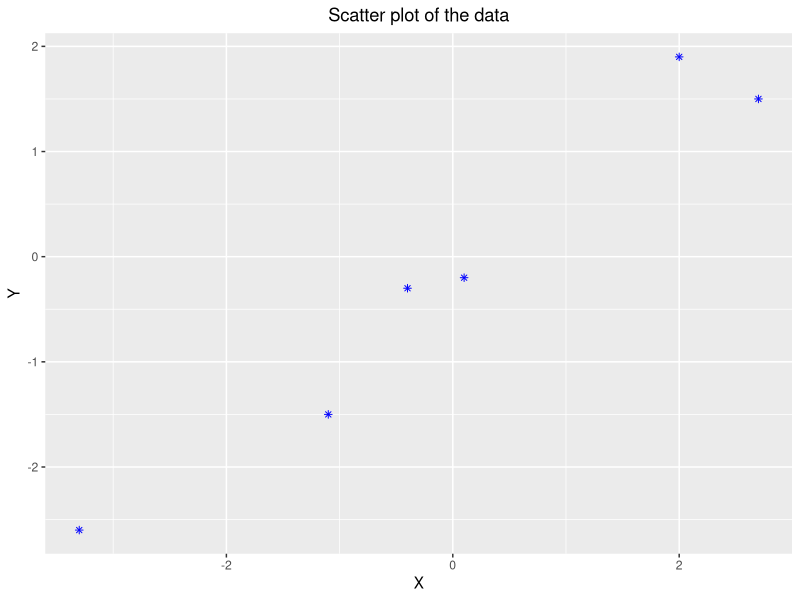
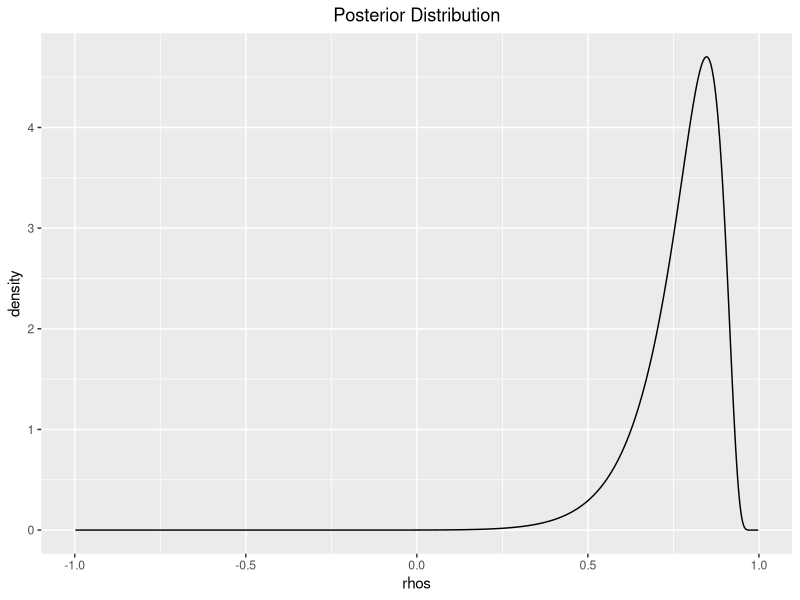
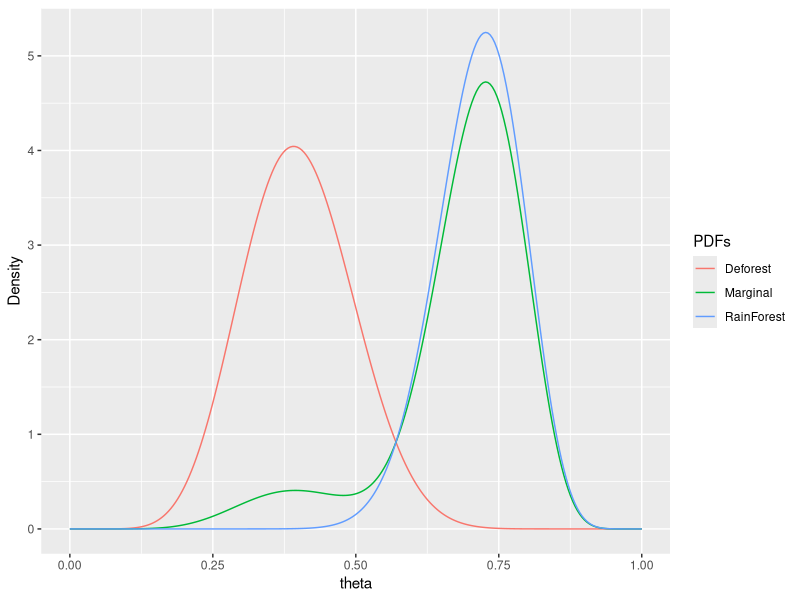
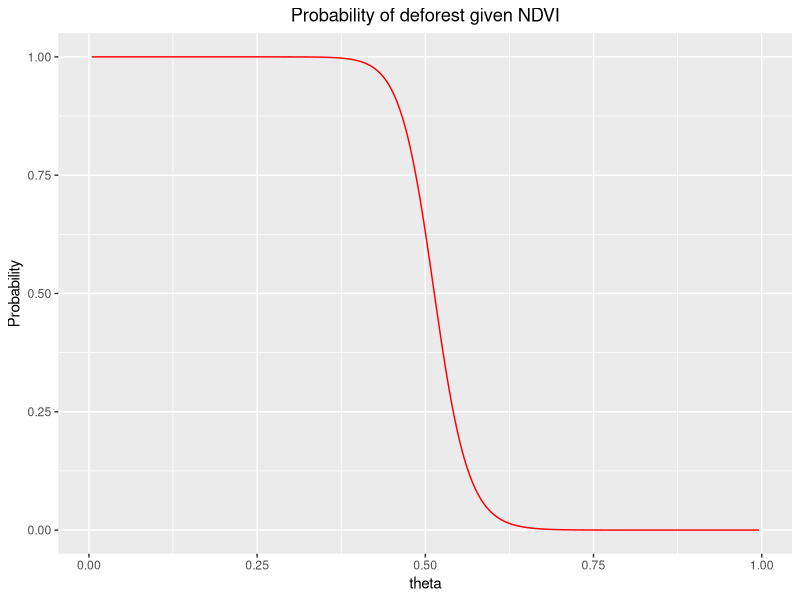
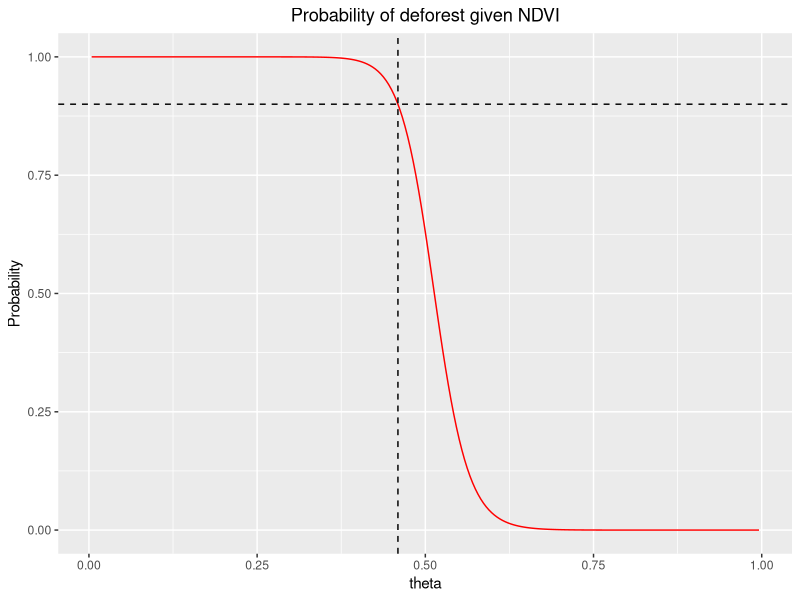
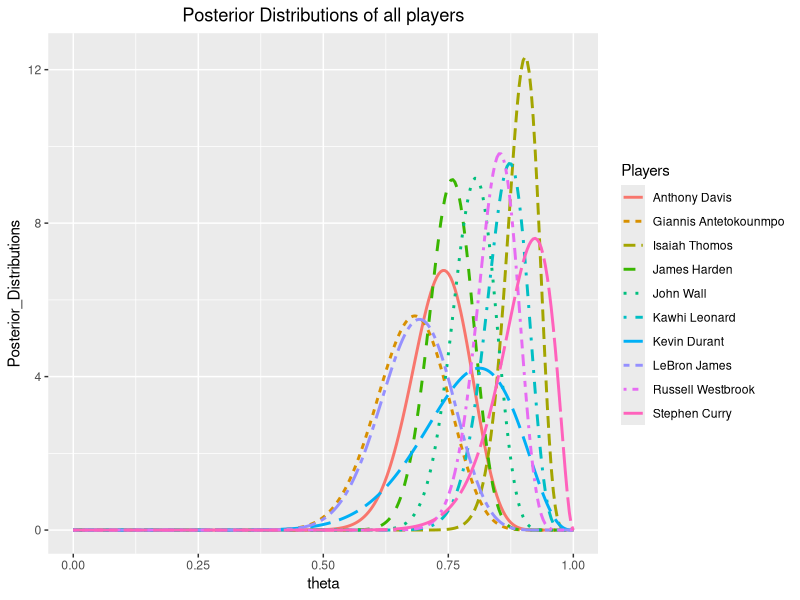
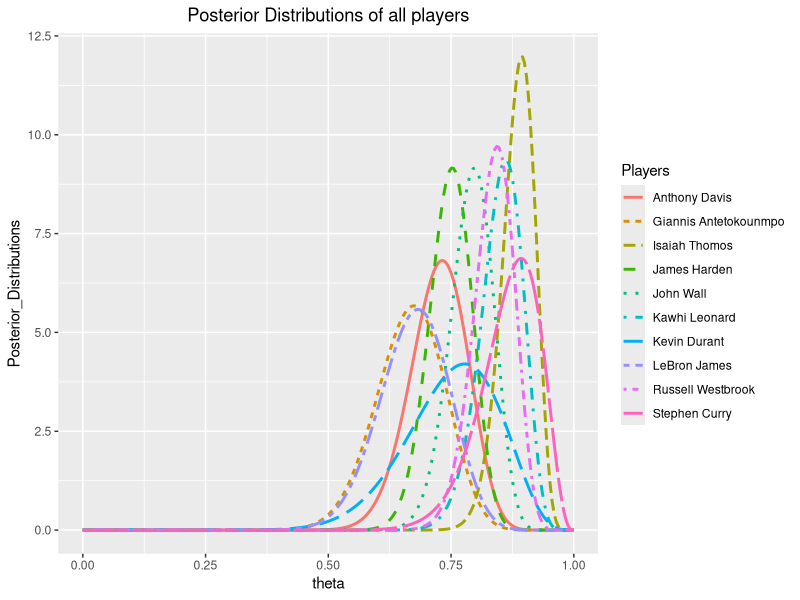

These figures' R source, in order:
## ---- chunk 1
library(tibble)
library(ggplot2)
library(tidyr)
library(dplyr)
## ---- chunk 2
df<-data.frame(X=c(-3.3, 0.1, -1.1, 2.7, 2.0, -0.4), Y=c(-2.6, -0.2, -1.5, 1.5, 1.9, -0.3))
df%>%
  ggplot(aes(x=X, y=Y))+
  geom_point(shape = 8, colour="blue")+
  theme(plot.title = element_text(hjust = 0.5))+
  ggtitle("Scatter plot of the data")
## ---- chunk 3
sum(df^2)
sum(df$X*df$Y)
## ---- chunk 4
post<-function(rho){1/(1-rho^2)^3*exp(-(38.56-rho*36.36)/(2-2*rho^2))}
# normalization factor
int_val<-integrate(post, lower = -1, upper = 1)$value
# since rho is between -1, 1 take sequence between this points, 
rhos <- seq(-1,1, length.out=1000)
# posterior distribution values
data.frame(rhos, density = sapply(rhos, post)/int_val)%>%
  filter(!is.na(density))%>%
  ggplot(aes(x=rhos,y=density))+
  geom_line()+theme(plot.title = element_text(hjust = 0.5))+
  ggtitle("Posterior Distribution")

## ---- chunk 5
# since beta distribution is between 0 and 1 we take value at [0,1]
theta = seq(from = 0, to = 1, length.out = 250)
data.frame(theta, RainForest = sapply(theta, dbeta, 25,10), 
           Deforest = sapply(theta, dbeta, 10,15))%>%
  mutate(Marginal = .9*RainForest +.1*Deforest)%>%
  gather(PDFs,Density, RainForest, Deforest,Marginal) %>%
  ggplot(aes(x = theta, y = Density, colour = PDFs ))+
  geom_line()
## ---- chunk 6
data.frame(theta, num = .1*sapply(theta, dbeta,10,15), 
           denom = .9*sapply(theta, dbeta,25,10) +.1*sapply(theta, dbeta,10,15))%>%
  mutate(Probability = num/denom)%>%
  filter(!is.na(Probability))%>%
  ggplot(aes(x=theta, y=Probability))+
  geom_line(colour = "red")+theme(plot.title = element_text(hjust = 0.5))+
  ggtitle("Probability of deforest given NDVI")
  
## ---- chunk 7
# since probability at end points are not defined I added machine epsilon to the left
# end point and subtracted it from upper end point of the interval [0,1].
uniroot(function(x) (.1*dbeta(x,10,15)/(.1*dbeta(x,10,15)+.9*dbeta(x,25,10))-.9), 
        lower = 0+1e-16, upper = 1-1e-16, tol = 1e-9)$root
## ---- chunk 8
data.frame(theta, num = .1*sapply(theta, dbeta,10,15), 
           denom = .9*sapply(theta, dbeta,25,10) +.1*sapply(theta, dbeta,10,15))%>%
  mutate(Probability = num/denom)%>%
  filter(!is.na(Probability))%>%
  ggplot(aes(x=theta, y=Probability))+
  geom_line(colour = "red")+theme(plot.title = element_text(hjust = 0.5))+
  ggtitle("Probability of deforest given NDVI")+
  geom_hline(yintercept=.9, linetype="dashed", color = "black")+
  geom_vline(xintercept=0.4592829, linetype="dashed", color = "black")
## ---- chunk 9
Ys = c(64,72,55,27,75,24,28,66,40,13)
Ns = c(75,95,63,39,83,26,41,82,54,16)
As = Ys+1
Bs = Ns - Ys + 1
names = c("Russell Westbrook","James Harden","Kawhi Leonard","LeBron James",
"Isaiah Thomos","Stephen Curry","Giannis Antetokounmpo","John Wall",
"Anthony Davis","Kevin Durant")
theta = seq(from = 0, to = 1, length.out = 250)
dt<-data.frame(theta)
for(i in 1:10){
   dt[names[i]]= sapply(theta, dbeta, As[i], Bs[i] )
}
dt%>%
pivot_longer(cols = "Russell Westbrook":"Kevin Durant", names_to = "Players", 
             values_to = "Posterior_Distributions")%>%
  ggplot(aes(x=theta, y = Posterior_Distributions, color = Players, linetype = Players))+
  geom_line(size=1)+theme(plot.title = element_text(hjust = 0.5))+
  ggtitle("Posterior Distributions of all players")
## ---- chunk 10
table<-data.frame(name=names, alpha=As,beta=Bs)
for(i in 1:10){
 theta<-rbeta(10^5, As[i], Bs[i])
 table[i,4]<-mean(theta)
 table[i,5]<-sd(theta)
 table[i,6]<-qbeta(0.025, As[i], Bs[i])
 table[i,7]<-qbeta(0.975, As[i], Bs[i])
}
colnames(table)<-c("Name", "Alpha", "Beta", "Means", "Standard Deviation", "2.5 %", "97.5 %")
knitr::kable(table)
## ---- chunk 11
theta_hat = c(0.845,0.847,0.880,0.674,0.909,0.898, 0.770,0.801,0.802,0.875)
p_vals<-data.frame(names)
for(i in 1:10){
  p_vals[i,2]<-pbeta(theta_hat[i], As[i], Bs[i], lower.tail = FALSE)
}
colnames(p_vals)<-c("Names", "Posterior p-values")
knitr::kable(p_vals)
## ---- chunk 12
As_new <- Ys+2
Bs_new <-Ns-Ys+2
table<-data.frame(name=names, alpha=As_new,beta=Bs_new)
for(i in 1:10){
 theta_new<-rbeta(10^5, As_new[i], Bs_new[i])
 table[i,4]<-mean(theta_new)
 table[i,5]<-sd(theta_new)
 table[i,6]<-qbeta(0.025, As_new[i], Bs_new[i])
 table[i,7]<-qbeta(0.975, As_new[i], Bs_new[i])
}
colnames(table)<-c("Name", "Alpha", "Beta", "Means", "Standart Deviation", "2.5 %", "97.5 %")
knitr::kable(table)

theta = seq(from = 0, to = 1, length.out = 250)
dt<-data.frame(theta)
for(i in 1:10){
   dt[names[i]]= sapply(theta, dbeta, As_new[i], Bs_new[i] )
}
dt%>%
pivot_longer(cols = "Russell Westbrook":"Kevin Durant", names_to = "Players", 
             values_to = "Posterior_Distributions")%>%
  ggplot(aes(x=theta, y = Posterior_Distributions, color = Players, linetype = Players))+
  geom_line(size=1)+theme(plot.title = element_text(hjust = 0.5))+
  ggtitle("Posterior Distributions of all players")

## ---- chunk 13
S <- 100000
a <- b <- .1 # uninformative prior
N1 <- 2820
N2 <- 27
Y1 <- 563
Y2 <- 10
# MC samples
lambda1 <- rgamma(S,Y1+a,N1+b)
lambda2 <- rgamma(S,Y2+a,N2+b)
# Prob(|data)
mean(lambda2>lambda1)
